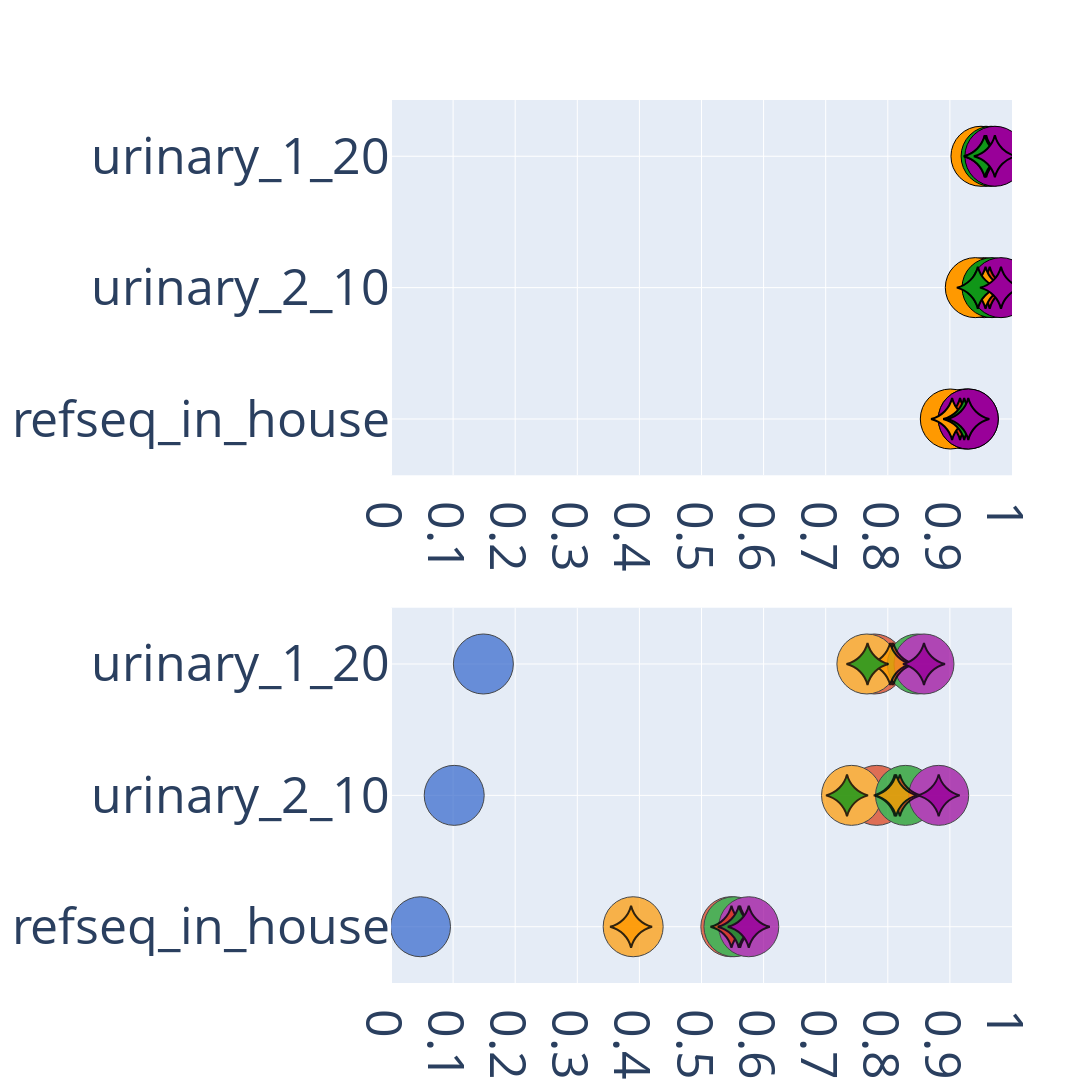

The notebook cell saved with this chart:
### Code cell
genus_traces = [
    go.Scatter(
    mode = 'markers',
    y = genus_scores_dna_seq['ref db'],
    x = genus_scores_dna_seq['f1_score'],
    marker = dict(
        color = genus_scores_dna_seq['color'], 
        size = 60,
        line = dict(width =1, color = 'black')
        )
    ),

    go.Scatter(
    mode = 'markers',
    y = genus_scores_V3V4['ref db'],
    x = genus_scores_V3V4['f1_score'],
    marker = dict(
        color = genus_scores_V3V4['color'],
        symbol = 22,
        size = 30,
        line = dict(width =2, color = 'black')
        ))
]


species_traces = [
    go.Scatter(
    mode = 'markers',
    y = species_scores_dna_seq['ref db'],
    x = species_scores_dna_seq['f1_score'],
    marker = dict(
        color = species_scores_dna_seq['color'],
        size = 60,
        line = dict(width =1, color = 'black')
        ),
    opacity = 0.7
    ),
    
    go.Scatter(
    mode = 'markers',
    y = species_scores_V3V4['ref db'],
    x = species_scores_V3V4['f1_score'],
    marker = dict(
        color = species_scores_V3V4['color'],
        symbol = 22,
        size = 30,
        line = dict(width =2, color = 'black')
        ),
    opacity = 0.8)
]




fig = make_subplots(rows = 2, cols = 1)

for trace in genus_traces:
    fig.add_trace(trace, row = 1, col = 1)
    
for trace in species_traces:
    fig.add_trace(trace, row = 2, col = 1)
    
fig.update_xaxes(range = [0,1], dtick = 0.1)
fig.update_yaxes(ticktext = ['refseq_in_house', 'urinary_2_10', 'urinary_1_20'], tickvals = ['0', '1', '2'])
fig.update_layout(font_size = 50, autosize = False, width = 6000, height = 1200, showlegend = False)
fig.update_annotations(font_size = 70)
fig.show()

### Figure 1 — Plotly figure (JSON) as saved in the notebook; plotly's stock layout.template omitted (floating-point values rounded to 4 significant figures)
{"data": [{"marker": {"color": ["#DC3912", "#DC3912", "#DC3912", "#FF9900", "#FF9900", "#FF9900", "#109618", "#109618", "#109618", "#990099", "#990099", "#990099"], "line": {"color": "black", "width": 1}, "size": 60}, "mode": "markers", "type": "scatter", "x": [0.924, 0.9553, 0.9583, 0.9007, 0.9409, 0.95, 0.9297, 0.9678, 0.9663, 0.9823, 0.9724, 0.9296], "xaxis": "x", "y": ["refseq_in_house", "urinary_max10_min2", "urinary_max20", "refseq_in_house", "urinary_max10_min2", "urinary_max20", "refseq_in_house", "urinary_max10_min2", "urinary_max20", "urinary_max10_min2", "urinary_max20", "refseq_in_house"], "yaxis": "y"}, {"marker": {"color": ["#DC3912", "#DC3912", "#DC3912", "#FF9900", "#FF9900", "#FF9900", "#109618", "#109618", "#109618", "#990099", "#990099", "#990099"], "line": {"color": "black", "width": 2}, "size": 30, "symbol": 22}, "mode": "markers", "type": "scatter", "x": [0.9163, 0.9641, 0.9567, 0.9035, 0.9574, 0.9584, 0.923, 0.945, 0.956, 0.9823, 0.9724, 0.9296], "xaxis": "x", "y": ["refseq_in_house", "urinary_max10_min2", "urinary_max20", "refseq_in_house", "urinary_max10_min2", "urinary_max20", "refseq_in_house", "urinary_max10_min2", "urinary_max20", "urinary_max10_min2", "urinary_max20", "refseq_in_house"], "yaxis": "y"}, {"marker": {"color": ["#3366CC", "#3366CC", "#3366CC", "#DC3912", "#DC3912", "#DC3912", "#FF9900", "#FF9900", "#FF9900", "#109618", "#109618", "#109618", "#990099", "#990099", "#990099"], "line": {"color": "black", "width": 1}, "size": 60}, "mode": "markers", "opacity": 0.7, "type": "scatter", "x": [0.04751, 0.1018, 0.1487, 0.5472, 0.7823, 0.7784, 0.39, 0.7416, 0.7663, 0.5522, 0.8285, 0.8476, 0.882, 0.8583, 0.5761], "xaxis": "x2", "y": ["refseq_in_house", "urinary_max10_min2", "urinary_max20", "refseq_in_house", "urinary_max10_min2", "urinary_max20", "refseq_in_house", "urinary_max10_min2", "urinary_max20", "refseq_in_house", "urinary_max10_min2", "urinary_max20", "urinary_max10_min2", "urinary_max20", "refseq_in_house"], "yaxis": "y2"}, {"marker": {"color": ["#3366CC", "#3366CC", "#3366CC", "#DC3912", "#DC3912", "#DC3912", "#FF9900", "#FF9900", "#FF9900", "#109618", "#109618", "#109618", "#990099", "#990099", "#990099"], "line": {"color": "black", "width": 2}, "size": 30, "symbol": 22}, "mode": "markers", "opacity": 0.8, "type": "scatter", "x": [0.5622, 0.8112, 0.8072, 0.5483, 0.8195, 0.8091, 0.3866, 0.8133, 0.8037, 0.5601, 0.7343, 0.7674, 0.882, 0.8583, 0.5761], "xaxis": "x2", "y": ["refseq_in_house", "urinary_max10_min2", "urinary_max20", "refseq_in_house", "urinary_max10_min2", "urinary_max20", "refseq_in_house", "urinary_max10_min2", "urinary_max20", "refseq_in_house", "urinary_max10_min2", "urinary_max20", "urinary_max10_min2", "urinary_max20", "refseq_in_house"], "yaxis": "y2"}], "layout": {"autosize": false, "font": {"size": 50}, "height": 1200, "showlegend": false, "width": 6000, "xaxis": {"anchor": "y", "domain": [0, 1], "dtick": 0.1, "range": [0, 1]}, "xaxis2": {"anchor": "y2", "domain": [0, 1], "dtick": 0.1, "range": [0, 1]}, "yaxis": {"anchor": "x", "domain": [0.575, 1], "ticktext": ["refseq_in_house", "urinary_2_10", "urinary_1_20"], "tickvals": ["0", "1", "2"]}, "yaxis2": {"anchor": "x2", "domain": [0, 0.425], "ticktext": ["refseq_in_house", "urinary_2_10", "urinary_1_20"], "tickvals": ["0", "1", "2"]}}}
